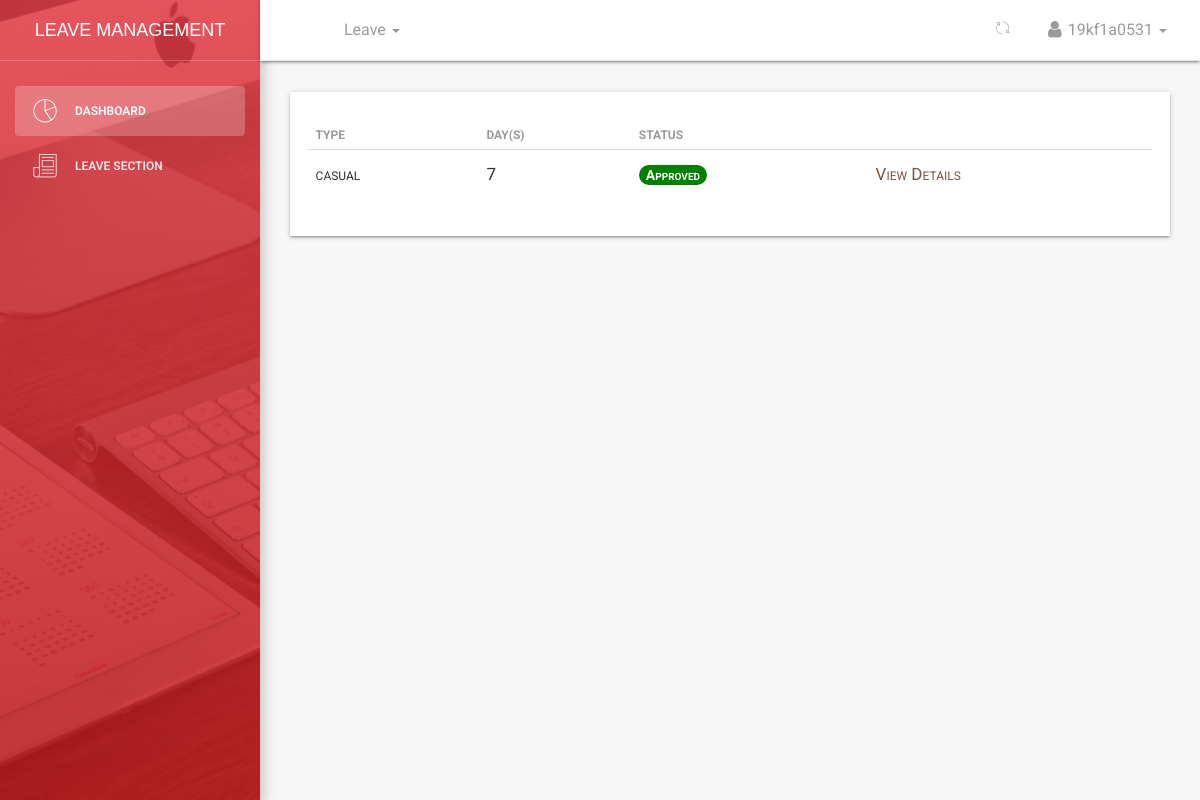
The app's page /dashboard/leaves/view/table/ (signed in) with its own data.
### leave/models.py (models this page shows, shortened)
class Leave(models.Model):
	user = models.ForeignKey(User,on_delete=models.CASCADE,default=1)
	startdate = models.DateField(verbose_name=_('Start Date'),help_text='leave start date is on ..',null=True,blank=False)
	enddate = models.DateField(verbose_name=_('End Date'),help_text='coming back on ...',null=True,blank=False)
	leavetype = models.CharField(choices=LEAVE_TYPE,max_length=25,default=SICK,null=True,blank=False)
	reason = models.CharField(verbose_name=_('Reason for Leave'),max_length=255,help_text='add additional information for leave',null=True,blank=True)
	defaultdays = models.PositiveIntegerField(verbose_name=_('Leave days per year counter'),default=DAYS,null=True,blank=True)
	status = models.CharField(max_length=12,default='pending') #pending,approved,rejected,cancelled
	is_approved = models.BooleanField(default=False) #hide
	updated = models.DateTimeField(auto_now=True, auto_now_add=False)
	created = models.DateTimeField(auto_now=False, auto_now_add=True)
	objects = LeaveManager()
	class Meta:
		verbose_name = _('Leave')
		verbose_name_plural = _('Leaves')
		ordering = ['-created'] #recent objects
	def __str__(self):
		return ('{0} - {1}'.format(self.leavetype,self.user))
	@property
	def leave_days(self):
		days_count = ''
		startdate = self.startdate
		enddate = self.enddate
		if startdate > enddate:
			return
		dates = (enddate - startdate)
		return dates.days

### dashboard/views.py (the view)
# urls.py: path('leaves/view/table/',views.view_my_leave_table,name='staffleavetable'),
def view_my_leave_table(request):
	if request.user.is_authenticated:
		user = request.user
		leaves = Leave.objects.filter(user = user)
		student = Student.objects.filter(user = user).first()
		print(leaves)
		dataset = dict()
		dataset['leave_list'] = leaves
		dataset['student'] = student
		dataset['title'] = 'Leaves List'
	else:
		return redirect('accounts:login')
	return render(request,'dashboard/staff_leaves_table.html',dataset)

### leave/warden.py (called while the page is built)
	def get_queryset(self):
		return super().get_queryset()

### student/wardens.py (called while the page is built)
    def get_queryset(self):
        return super().get_queryset().filter(is_deleted=False)

### templates/dashboard/staff_leaves_table.html (shortened to what this page needs)
{% extends '_layout.html' %}
 {% block navheader %}
 	{% include 'includes/navheader_student_app.html' %}
 {% endblock %}
 {% block content %}
        <section class="content">
            <section class="container-fluid">
            	   <section class="row">
                        <section class="col col-sm-8 offset-sm-2">
                        </section>
                    </section>
                	<div class="table-responsive table-shadow">
                		{% if leave_list %}
                		<table class="table">
							  <thead>
							    <tr>
							      <th scope="col"><b>Type</b></th>
							      <th scope="col"><b>Day(s)</b></th>
							      <th scope="col"><b>Status</b></th>
							    </tr>
							  </thead>
							  <tbody>
							  	{% for leave in leave_list %}
							    <tr>
							      <td>{{ leave.leavetype}}</td>
							      <td>{{ leave.leave_days }}</td>
							      {% if leave.is_approved %}
							      <td ><span class="badge badge-success" style="background-color:green; font-size: 14px;">{{ leave.status }}</span></td>
								  {% elif leave.is_rejected %}
							      <td ><span class="badge badge-success" style="background-color:rgb(184, 12, 0); font-size: 14px;">{{ leave.status }}</span></td>
								  {% else %}
							      <td ><span class="badge badge-warning" style="background-color:rgb(189, 138, 0); font-size: 14px;">{{ leave.status }}</span></td>
							      {% endif %}
							      <td>
							      	<a href="{% url 'dashboard:userleaveview' leave.id %}" style="color: #795548;">
							      	    View Details
							      	</a>
							      </td>
							    </tr>
							    {% endfor %}
							  </tbody>
						</table>
						{% else %}
						<span>No Leaves can be found...</span>
						{% endif %}
					</div>
            </section>
        </section>
 {% endblock %}

### templates/includes/navheader_student_app.html (shortened to what this page needs)
 {% load static %}
 <nav class="navbar navbar-default navbar-fixed shadow">
            <div class="container-fluid">
                <div class="collapse navbar-collapse">
                    <ul class="nav navbar-nav navbar-left">
                        <li>
                            <a href="" class="dropdown-toggle" data-toggle="dropdown">
                            </a>
                        </li>
                        <li class="dropdown">
                        <a href="" class="dropdown-toggle" data-toggle="dropdown">
                                    <p>
                                        Leave
                                        <b class="caret"></b>
                                    </p>
                              </a>
                        </li>
                    </ul>
                    <ul class="nav navbar-nav navbar-right">
                        <li class="dropdown">
                              <a href="" class="dropdown-toggle refresh-page" data-toggle="dropdown" title="Refresh Current Page">
                                    <i class="pe-7s-refresh-2"></i>
                              </a>
                        </li>
                        <li class="dropdown">
                              <a href="" class="dropdown-toggle" data-toggle="dropdown">
                                    <p>
                                        <i class="fa fa-user"></i> {{ request.user}}
                                        <b class="caret"></b>
                                    </p>
                              </a>
                        </li>
                    </ul>
                </div>
            </div>
        </nav>

### records on screen
Leave: leavetype "casual", leave_days "7", status "Approved"

### other values on screen
{{ request.user }} "19kf1a0531"
